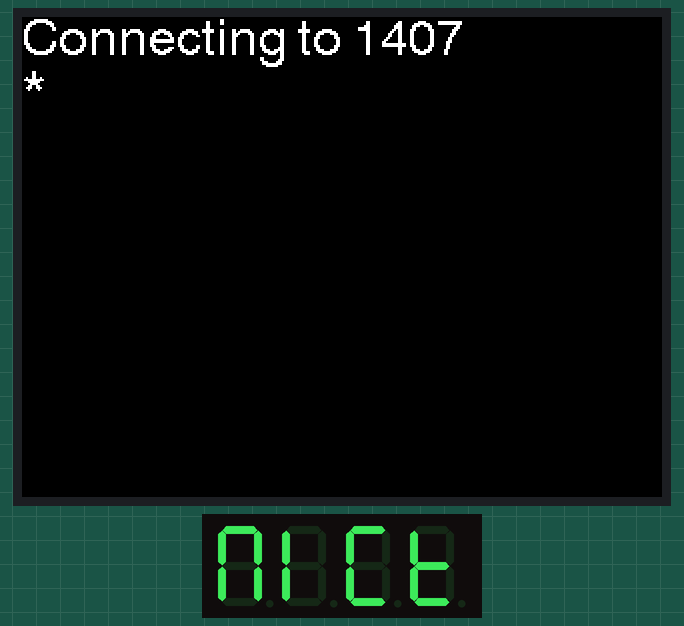
A program run on a simulated ESP32. Shown: 320×240 colour display, 4-digit seven-segment display. WiFi joins after 1.5 s; servers stay silent unless stated; the local clock reads 2024-03-15 10:24:30 at power-on unless the program sets it.

Above: at 1.0 s.
At 2.0 s:
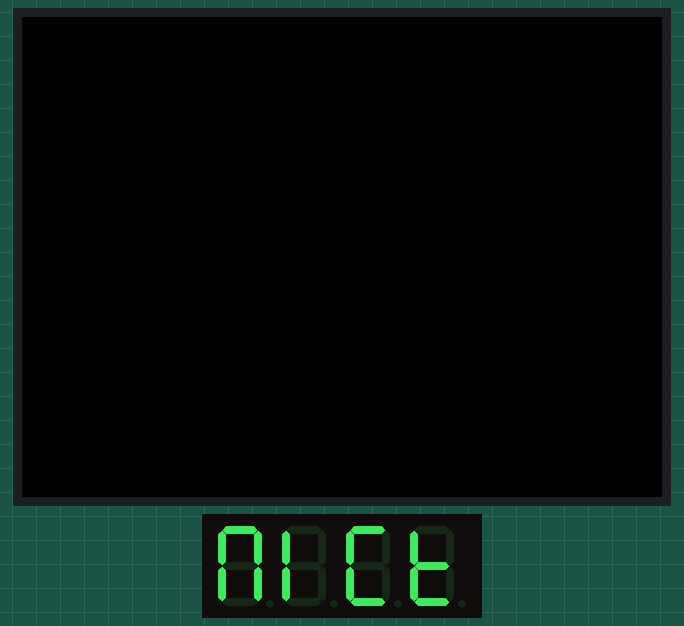
At 3.1 s:
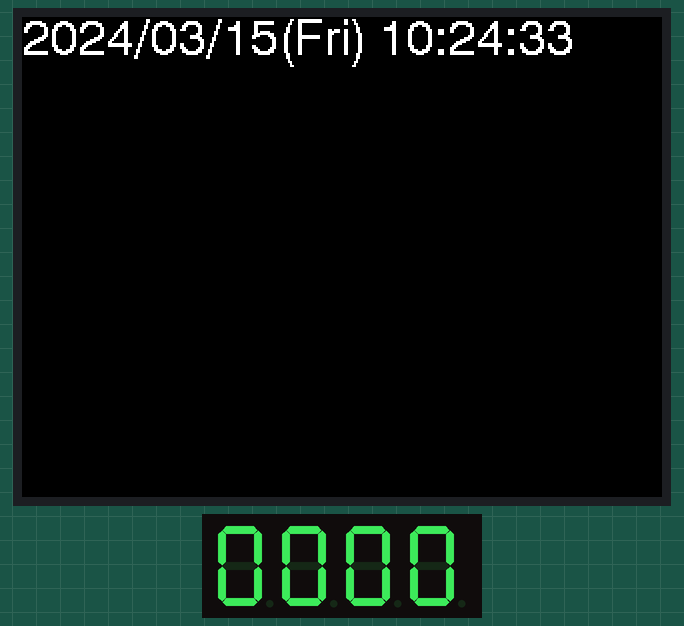
At 7.6 s:
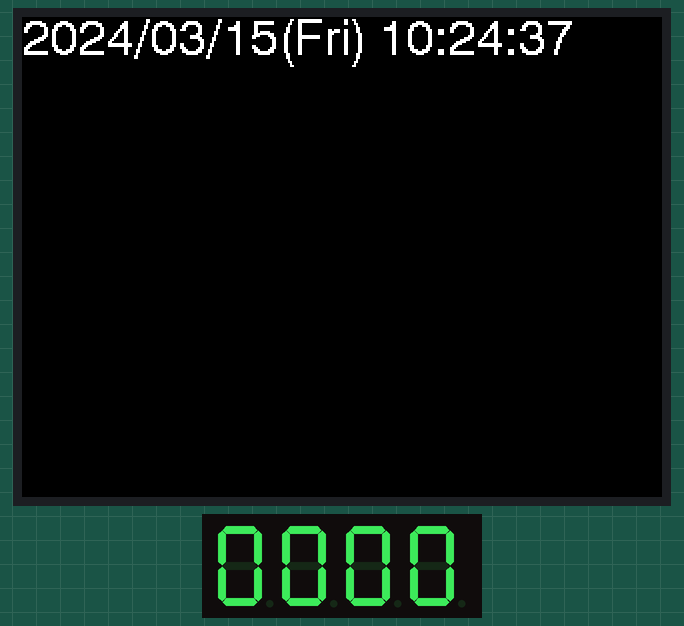
At 20.0 s:
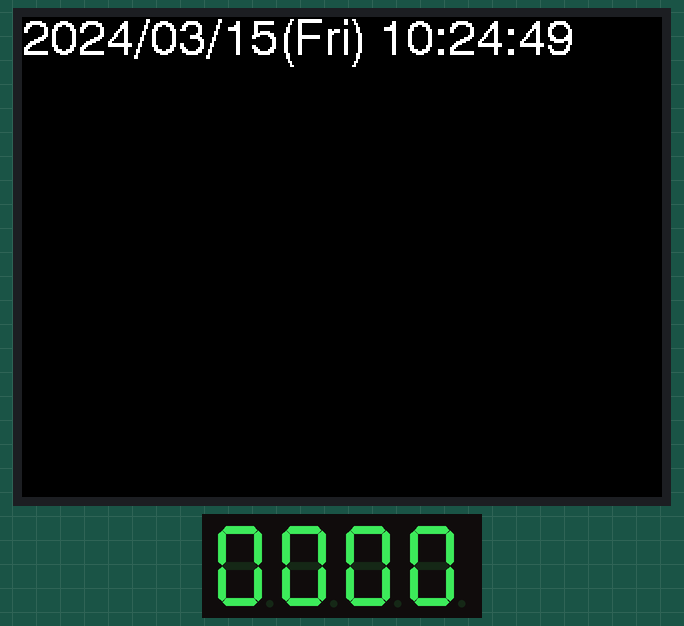
At 38.0 s:
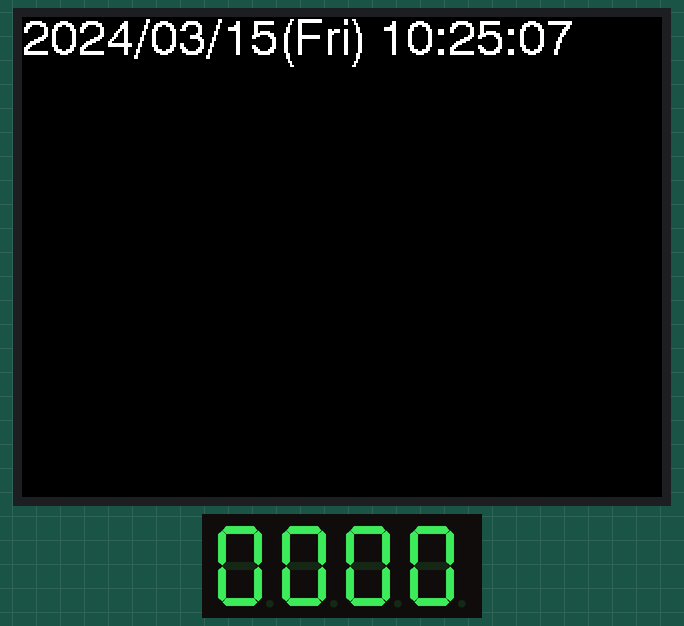

Measured:
- what the display in image 1 shows lasts 1.1 s, from 1.9 s to 3.0 s

The program:

main.cpp
```cpp
#include "TM1637.h"
#include <M5Stack.h>
#include <WiFi.h>
#include <time.h>
#define CLK 16
#define DIO 17
TM1637 tm1637(CLK,DIO);

// Wi-Fi 関連定義
const char* ssid = "1407";
const char* password = "advanceMODERNmonday1963"; //WiFi APのPassword
const char* ntpServer = "ntp.nict.jp";
const long gmtOffset_sec = 9 * 3600;
const int daylightOffset_sec = 0;
WiFiClient client;
// 時間関連
struct tm timeinfo;
uint8_t secLastReport = 0;
const char* week[7] = {"Sun", "Mon", "Tue", "wed", "Thu", "Fri", "Sat"};
// NTPによる時刻取得関数
int ntp(){
uint8_t wifi_retry_cnt;
  M5.Lcd.begin();
  M5.Lcd.setTextSize(1);
  M5.Lcd.setCursor(0, 0);
  M5.Lcd.printf("Connecting to %s\n", ssid);
  WiFi.begin(ssid, password); //WiFi接続開始
  wifi_retry_cnt = 20; //0.5秒×20=最大10秒で接続タイムアウト
  while (WiFi.status() != WL_CONNECTED){
    delay(500);
    M5.Lcd.printf("*"); //0.5秒毎に”＊”を表示
    if(--wifi_retry_cnt == 0) {
      WiFi.disconnect(true); //タイムアウトでWiFiオフ
      WiFi.mode(WIFI_OFF);
      M5.Lcd.printf("\nCONNECTION FAIL"); //WiFi接続失敗表示
      return(false); //接続失敗でリターン
    }
  }
  M5.Lcd.printf("\nCONNECTED"); //WiFi接続成功表示
  configTime(gmtOffset_sec, daylightOffset_sec, ntpServer); //NTPによる時刻取得
  if (!getLocalTime(&timeinfo)) {
    M5.Lcd.printf("/nFailed to obtain time"); //時刻取得失敗表示
    WiFi.disconnect(true); //時刻取得失敗でWiFiオフ
    WiFi.mode(WIFI_OFF);
    M5.Lcd.printf("/nFailed to obtain time"); //時刻取得失敗表示
    return (false); //時刻取得失敗でリターン
  }
  WiFi.disconnect(true); //WiFi切断
  WiFi.mode(WIFI_OFF); //WiFiオフ
  M5.Lcd.fillScreen(TFT_BLACK); //画面消去
  return (true); //時刻取得成功でリターン
}
int8_t disp[4];
uint8_t ListDisp[4];
void setup() {
  M5.begin();
  tm1637.set(7);
  tm1637.init();
  M5.Lcd.fillScreen(TFT_BLACK); //M5Stackの画面初期化
  M5.Lcd.setTextFont(4);
  M5.Lcd.setTextSize(1);
  M5.Lcd.setTextColor(TFT_WHITE, TFT_BLACK);
  M5.Lcd.setTextDatum(TL_DATUM);
  tm1637.displayStr( "NICT-TIME" );
  if(ntp() == false) while(1); //時刻取得に失敗した場合は、動作停止
}
void loop() {
  delay(1000); // Update the display every second
  getLocalTime(&timeinfo);
  if((timeinfo.tm_hour == 2)&&(timeinfo.tm_min == 0)&&(timeinfo.tm_sec == 0)) ntp(); //毎日午前2時に時刻取得。時刻取得に失敗しても動作継続
// ループ関数の中で
  if (secLastReport != timeinfo.tm_sec) { // 秒が変わったときだけ表示を更新
    secLastReport = timeinfo.tm_sec;
    M5.Lcd.setCursor(0, 0);
    M5.Lcd.printf("%02d/%02d/%02d(%s) %02d:%02d:%02d",
        timeinfo.tm_year + 1900, timeinfo.tm_mon + 1, timeinfo.tm_mday, week[timeinfo.tm_wday],
        timeinfo.tm_hour, timeinfo.tm_min, timeinfo.tm_sec);

   // disp[0] = tm1637.encodeDigit(timeinfo.tm_hour / 10);
   // disp[1] = tm1637.encodeDigit(timeinfo.tm_hour % 10) | 0b10000000; // ドットを2桁目に表示
   // disp[2] = tm1637.encodeDigit(timeinfo.tm_min / 10);
   // disp[3] = tm1637.encodeDigit(timeinfo.tm_min % 10);

    tm1637.display(disp);
}

  delay(100); //0.1秒ウェイト
}
```
